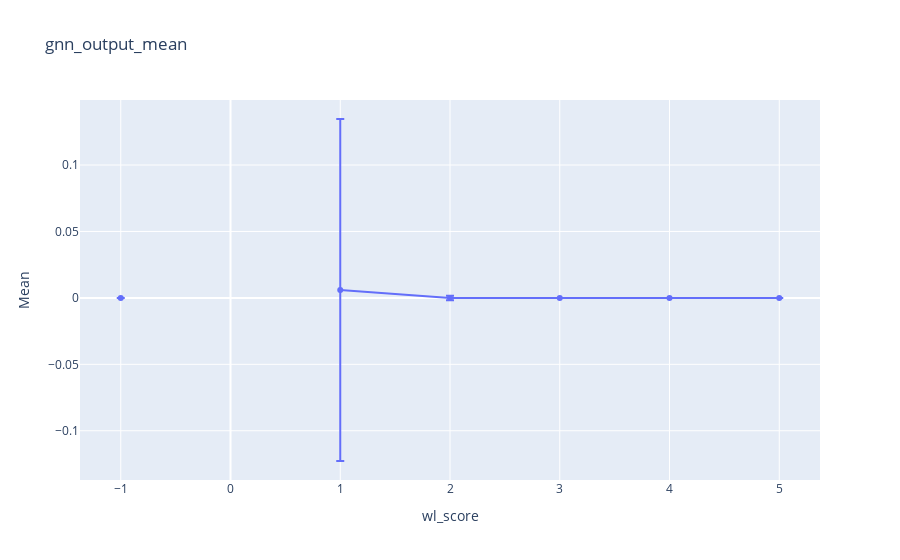

Write notebook code for a chart like this one.
### Code cell
gnn_output_mean = np.array([means[wl_score]["gnn_output"] for wl_score in range(-1, max_wl_score + 1)])
gnn_output_std = np.array([stds[wl_score]["gnn_output"] for wl_score in range(-1, max_wl_score + 1)])
x = list(range(-1, max_wl_score + 1))

fig = go.Figure(data=go.Scatter(x=x, y=gnn_output_mean, error_y=dict(type='data', array=gnn_output_std)))
fig.update_layout(title="gnn_output_mean", xaxis_title="wl_score", yaxis_title="Mean")
fig.show()

### Figure 1 — Plotly figure (JSON) as saved in the notebook; plotly's stock layout.template omitted (floating-point values rounded to 4 significant figures)
{"data": [{"error_y": {"array": [7.198e-08, null, 0.1287, 0.001668, 7.041e-08, 6.881e-08, 0], "type": "data"}, "type": "scatter", "x": [-1, 0, 1, 2, 3, 4, 5], "y": [1.291e-09, null, 0.005951, -5.484e-05, -1.088e-09, -1.132e-08, -1.583e-08]}], "layout": {"title": {"text": "gnn_output_mean"}, "xaxis": {"title": {"text": "wl_score"}}, "yaxis": {"title": {"text": "Mean"}}}}
